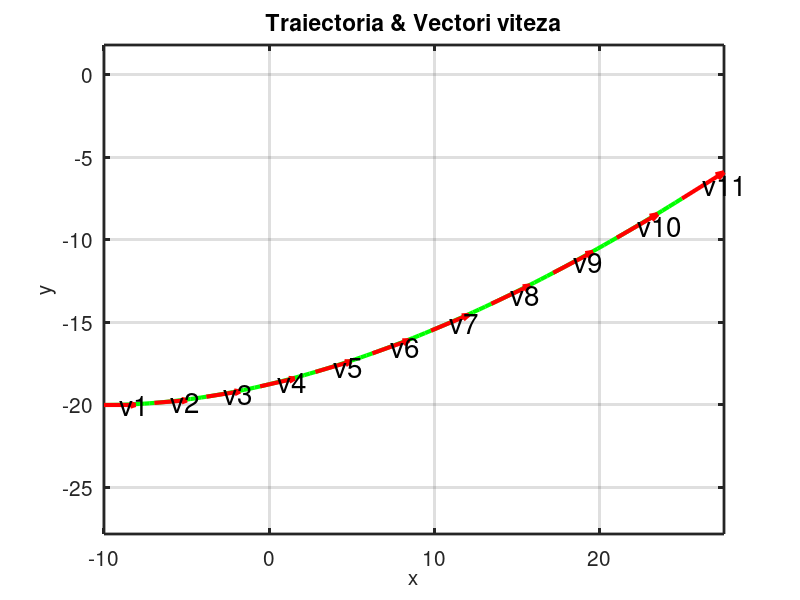
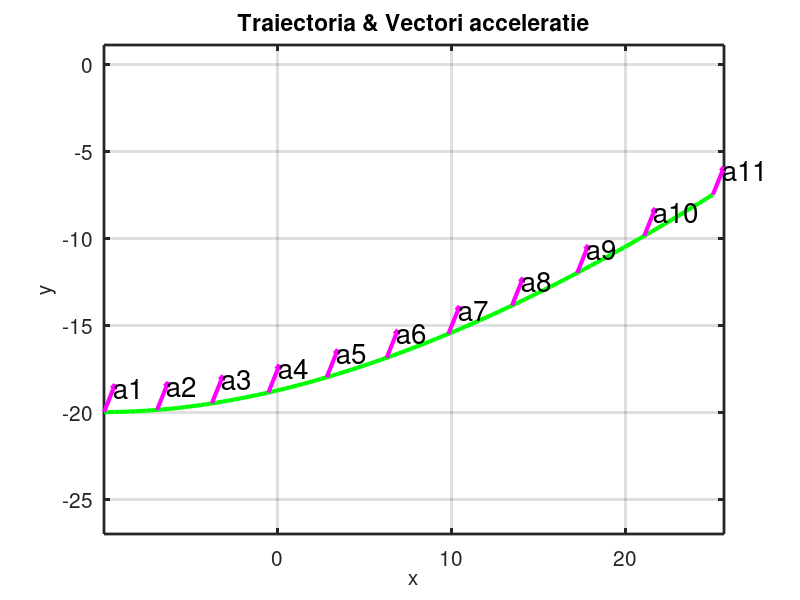

MATLAB code for these plots, in order:
% Program for calculating and tracing the trajectory of a point moving in a plane, using Cartesian coordinates
% Se pot defini ecuatii parametrice ale traiectoriei:
%   x(t); y(t) ca functii polinomiale de gradul al doilea 
%
% ====== Setari ale ferestrei grafice ====================
  close all; clc;
  figure(1);
%========Datele problemei ==========================
% Daca miscarea are acceleratie, se dau componentele:
ax=10;          % Acceleration on the Ox direction [m/s^2]
ay=25;           % Acceleration on the Oy direction [m/s^2]
%----------------------------------------------------
x0 = -10;             % Initial position on Ox          [m]
y0 = -20;             % Initial position on Oy           [m]
%---------------------------------------------------
v0x = 30;              % Initial speed on Ox          [m/s]
v0y = 0;              % Initial speed on Oy         [m/s]
%---------------------------------------------------

% Se defineste un set de valori pentru timp: 
 t = 0 : 0.01 : 1.0;       % t =  t0 : time step : final_time
%---------------------------------------------------
% Ecuatiile parametrice pe axe pot fi uniform accelerate.
% Definirea ecuatiilor de miscare:
x = x0 + v0x*t +ax/2*t.^2;              % x(t)  [m]
y = y0 + v0y*t +ay/2*t.^2;              % y(t)  [m]
 
% Calculul vitezelor (vx=dx/dt; vy=dy/dt)
vx=v0x+ax*t;                                  % vx(t)  [m/s]                                         
vy=v0y+ay*t;                                  % vy(t)  [m/s]    
v=sqrt(vx.^2+vy.^2);                      % Modulul vitezei [m/s]
maxv=max(v);                                % Viteza maxima [m/s]

%====== Trasarea traiectoriei punctului si vectori viteza ======
 axis([min(x) max(x) min(y) max(y)]); 
 np=length(t);
 indv=fix(linspace(1,np,11));          % Se vor trasa 11 viteze
 comet (x, y, 0.05);                         % Ca un punct care lasa o urma
 plot(x,y,'Color','g','LineWidth',3); % Retrasare cu o linie mai groasa 
  hold on;
 scv=3/maxv;                                  % Scara trasarii vitezelor
 qp=quiver(x(indv),y(indv),vx(indv)*scv,vy(indv)*scv,0);  % Trasare v
 set(qp,'MaxHeadSize',0.1,'Color','r','LineWidth',3);
  for i=1:11
   text(x(indv(i))+scv/2*vx(indv(i)),y(indv(i))+scv/2*vy(indv(i)), ['v' int2str(i)] ,'fontsize', 20);
  end
 
 % ------ Se scriu titlul, axele, grid, etc. --------
  set(gca, 'linewidth', 2, 'fontsize', 15);
 hold off; axis('equal'); grid; 
 title('Traiectoria & Vectori viteza')
 xlabel('x','FontSize',15); ylabel('y','FontSize',15)

 pause(2)
 %====== Trasarea traiectoriei punctului si vectori acceleratie ======
  figure(2);
  plot(x,y,'Color','g','LineWidth',3); 
  hold on;
  if length(ax)==1                            % Daca ax=const. se genereaza
    ax=ax*ones(size(t));                   %  o matrice cu elementele ax
  end
  if length(ay)==1 
    ay=ay*ones(size(t));
  end 
  maxa=max(sqrt(ax.^2+ay.^2));
  sca=3/maxa;                                  % Scara trasarii acceleratiilor
  qp=quiver(x(indv),y(indv),ax(indv)*scv,ay(indv)*scv,0);  % Trasare a
  set(qp,'MaxHeadSize',0.1,'Color','m','LineWidth',3);
   for i=1:11
   text(x(indv(i))+sca/2*ax(indv(i)),y(indv(i))+sca/2*ay(indv(i)), ['a' int2str(i)] ,'fontsize', 20);
  end
 
 % ------ Se scriu titlul, axele, grid, etc. --------
  set(gca, 'linewidth', 2, 'fontsize', 15);
  hold off; axis('equal'); grid; 
  title('Traiectoria & Vectori acceleratie')
  xlabel('x','FontSize',15); ylabel('y','FontSize',15)
  
%======== Listarea rezultatelor ===========================
 for i=1:np
   fprintf('t=%g [s] x=%g [m]  y=%g [m] vx=%g [m/s] vy=%g [m/s] \n',t(i),x(i),y(i),vx(i),vy(i));
 end
